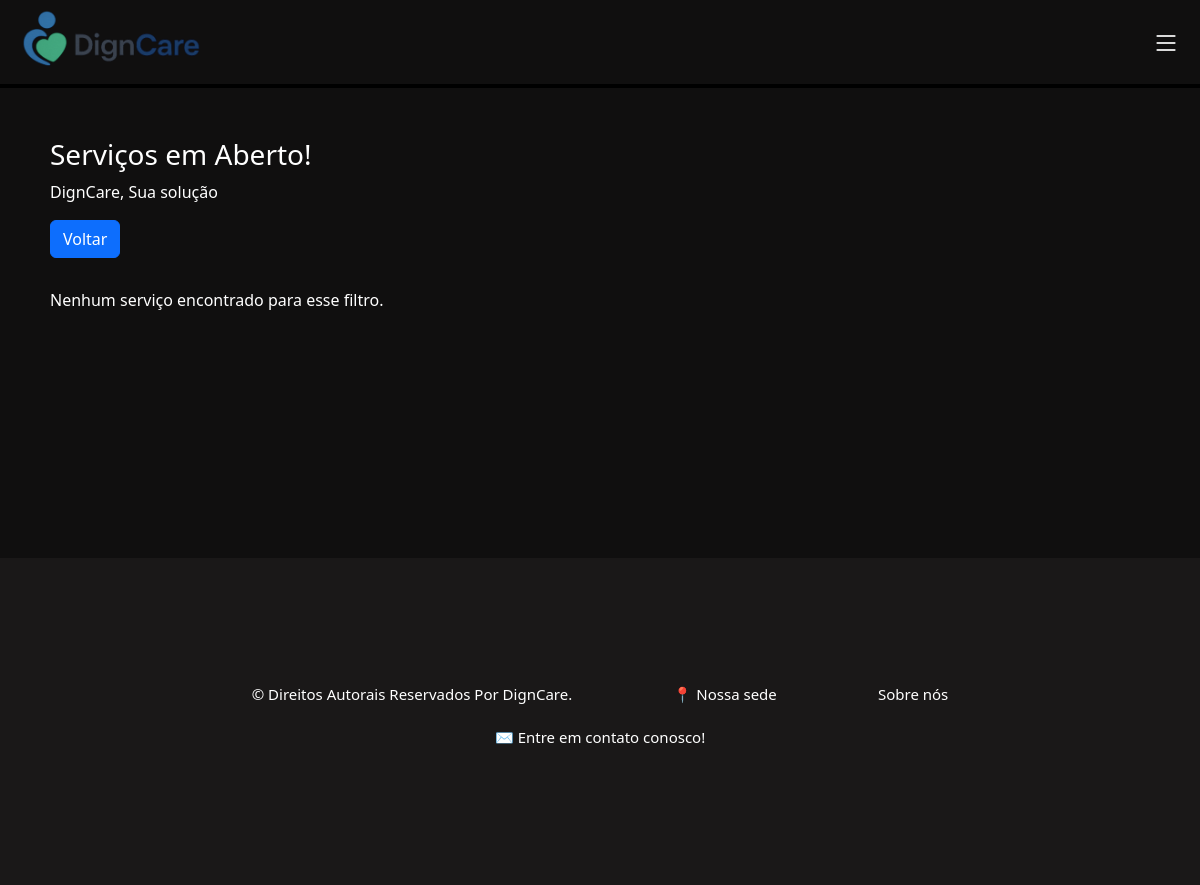
The page /html/servicos_abertos.php?filtro=1 (signed in) on the database as committed earlier.
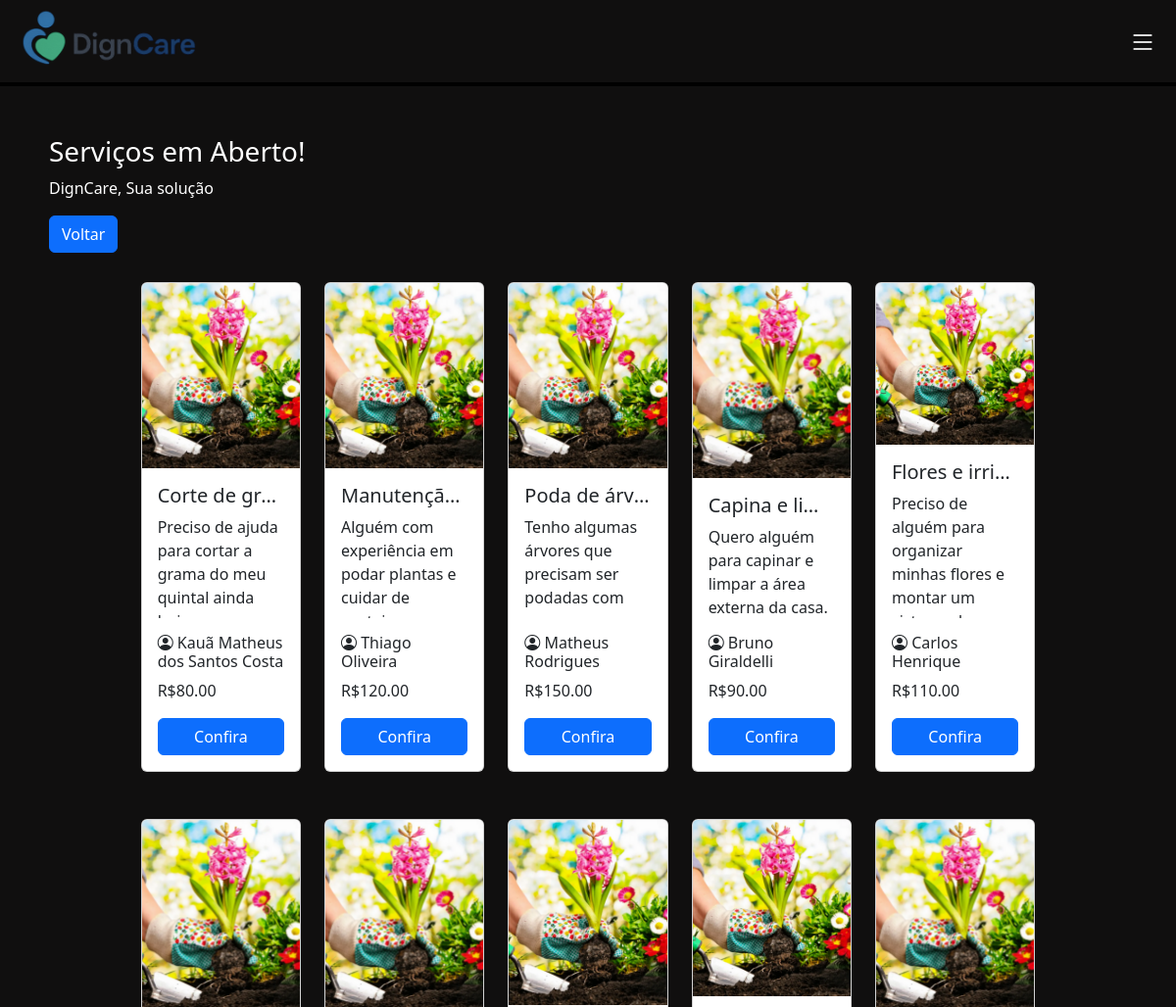
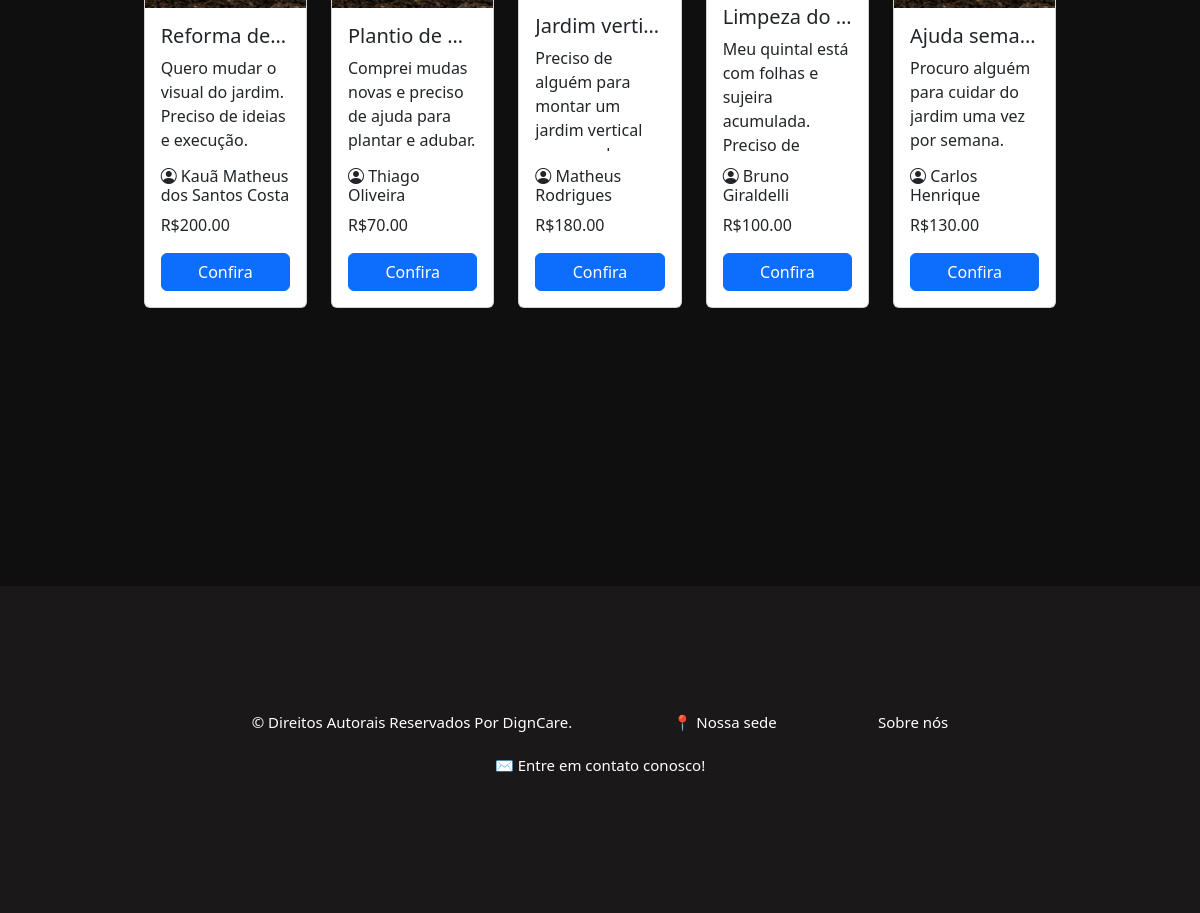
The same page on the database as committed later (2 pictures, top to bottom).
### tables this page shows
CREATE TABLE `servico` (
  `servico_id` int NOT NULL AUTO_INCREMENT,
  `user_id_contratante` int NOT NULL,
  `user_id_contratado` int DEFAULT NULL,
  `local_id` int DEFAULT NULL,
  `tipoServico_id` int NOT NULL,
  `servico_data_criado` date DEFAULT NULL,
  `servico_data_realizado` date DEFAULT NULL,
  `avaliacao_id` int DEFAULT NULL,
  `servico_titulo` varchar(45) NOT NULL,
  `servico_descricao` varchar(250) DEFAULT NULL,
  `servico_valor` decimal(10,2) NOT NULL,
  PRIMARY KEY (`servico_id`),
  KEY `user_id_contratante_idx` (`user_id_contratante`),
  KEY `user_id_contratado_idx` (`user_id_contratado`),
  KEY `local_id_idx` (`local_id`),
  KEY `tipoServico_id_idx` (`tipoServico_id`),
  KEY `avaliacao_id_idx` (`avaliacao_id`),
  CONSTRAINT `fk_avaliacao_id` FOREIGN KEY (`avaliacao_id`) REFERENCES `avaliacao` (`avaliacao_id`)
);

CREATE TABLE `usuario` (
  `usr_id` int NOT NULL AUTO_INCREMENT,
  `usr_nome` varchar(50) NOT NULL,
  `usr_cpf` varchar(45) NOT NULL,
  `usr_idade` int DEFAULT NULL,
  `usr_tipo` varchar(45) DEFAULT NULL,
  `usr_email` varchar(45) NOT NULL,
  `usr_senha` varchar(100) NOT NULL,
  `tipoServico_id` int DEFAULT NULL,
  `avaliacao_id` int DEFAULT NULL,
  `usr_descricao` varchar(250) DEFAULT NULL,
  PRIMARY KEY (`usr_id`),
  UNIQUE KEY `usr_cpf_UNIQUE` (`usr_cpf`),
  UNIQUE KEY `usr_email_UNIQUE` (`usr_email`),
  KEY `tipoServico_id_idx` (`tipoServico_id`),
  KEY `avaliacao_id_idx` (`avaliacao_id`),
  CONSTRAINT `avaliacao_id` FOREIGN KEY (`avaliacao_id`) REFERENCES `avaliacao` (`avaliacao_id`),
  CONSTRAINT `tipoServico_id` FOREIGN KEY (`tipoServico_id`) REFERENCES `tiposervico` (`tipoServico_id`)
);

### html/servicos_abertos.php (the view, shortened to what this page needs)
<!DOCTYPE html>
<html lang="pt-br">
<head>
    <link rel="stylesheet" href="/CSS/serviços_abertos.css">
    <link href="https://cdn.jsdelivr.net/npm/bootstrap@5.3.6/dist/css/bootstrap.min.css" rel="stylesheet"
>
    <link rel="stylesheet" href="https://cdn.jsdelivr.net/npm/bootstrap-icons@1.10.5/font/bootstrap-icons.css">
</head>
<body class="fundo">
  <header>
    <nav class="navbar borda">
      <div class="nav justify-content-start">
        <a href="/html/home.php"><img class="mexe" src="/img/logo_horizontal.png" alt="logo" width="225"></a>
      </div>
      <div class="menu-icon" type="sidbar" data-bs-toggle="offcanvas" data-bs-target="#offcanvasRight" aria-controls="offcanvasRight"><i class="bi bi-list fs-3 iconscss"></i></div>
    </nav>
  </header>
    <section style="margin: 50px;">
    <div class="textcolor" style="margin-bottom: 30px;">
        <h3>Serviços em Aberto!</h3>
        <p>DignCare, Sua solução</p>
        <a href="/html/home_prestador.php" class="btn btn-primary">Voltar</a>
    </div>
    <?php
    require_once '../php/conecta_bd.php';
    $filtro = isset($_GET['filtro']) ? intval($_GET['filtro']) : 0;
    try {
        if ($filtro === 0) {
            echo '<p class="textcolor">Nenhum serviço encontrado para esse filtro.</p>';
        } else {
            $sql = "SELECT s.*, u.usr_nome
                    FROM servico s
                    JOIN usuario u ON s.user_id_contratante = u.usr_id
                    WHERE s.tipoServico_id = :filtro AND s.user_id_contratado IS NULL";
            $stmt = $pdo->prepare($sql);
            $stmt->execute(['filtro' => $filtro]);
            $servicos = $stmt->fetchAll(PDO::FETCH_ASSOC);
            if (count($servicos) > 0) {
                $imagens = [
                    1 => '../img/jardinagem.png',
                    2 => '../img/baba.png',
                    3 => '../img/Limpeza.png',
                    4 => '../img/cozinheiro.png',
                    5 => '../img/cuidadora.png',
                    6 => '../img/manutencao.png',
                    7 => '../img/pets.png',
                    8 => '../img/tutora.png'
                ];
                echo '<div class="row g-4 mb-5 justify-content-center">';
                $contador = 0;
                foreach ($servicos as $servico) {
                    $imagemServico = $imagens[$servico['tipoServico_id']] ?? 'default.jpg';
                    echo '
                        <div class="col-md-2">
                            <div class="card h-100" style="height: 100%; max-height: 500px; min-height: 500px; display: flex; flex-direction: column;">
                                <img id="imagemCategoria" src="' . $imagemServico . '" alt="Imagem da Categoria" class="card-img-top" style="height: 200px; object-fit: cover;">
                                <div class="card-body d-flex flex-column" style="overflow: hidden;">
                                    <h5 class="card-title text-truncate" title="' . htmlspecialchars($servico["servico_titulo"]) . '">
                                        ' . htmlspecialchars($servico["servico_titulo"]) . '
                                    </h5>
                                    <p class="card-text" style="flex: 1; overflow: hidden; text-overflow: ellipsis;">
                                        ' . htmlspecialchars($servico["servico_descricao"]) . '
                                    </p>
                                    <h6><i class="bi bi-person-circle"></i> ' . htmlspecialchars($servico["usr_nome"]) . '</h6>
                                    <p>R$' . htmlspecialchars($servico["servico_valor"]) . '</p>
                                    <a href="/php/aceitar_servico.php?servico_id=' . $servico["servico_id"] . '" class="btn btn-primary mt-auto">Confira</a>
                                </div>
                            </div>
                        </div>
                    ';
                    $contador++;
                    if ($contador % 5 === 0 && $contador < count($servicos)) {
                        echo '</div><div class="row g-4 mb-5 justify-content-center">';
                    }
                }
                echo '</div>';
            } else {
                echo '<p class="textcolor">Nenhum serviço encontrado para esse filtro.</p>';
            }
        }
    } catch (PDOException $e) {
        echo "Erro ao buscar serviços: " . $e->getMessage();
    }
    ?>
</section>
    <footer class="texto">
        <p class="mexe">&copy; Direitos Autorais Reservados Por DignCare.</p>
        <p ><a class="mexe" href="https://maps.app.goo.gl/9GVxGAeCZJMZK6yYA" target="_blank">📍 Nossa sede</a></p>
        <p ><a class="mexe" href="/html/sobre.php">Sobre nós</a></p>
        <p ><a class="mexe" href="mailto:digncare@gmail.com">✉ Entre em contato conosco!</a></p>
    </footer>
</body>
</html>

### CSS/serviços_abertos.css (style rules this page uses)
body { opacity: 0; transition: opacity 0.5s ease-in; }
body.loaded { opacity: 1; }
.fundo { background-color: rgba(16, 15, 15, 1) !important; }
.borda { border-bottom: 4px solid black; }
.textcolor { color: white !important; }
.mexe { transition: transform 0.3s ease; }
.iconscss { color:white; }
footer { margin-top: 15%; padding: 10%; background-color: rgb(26, 24, 24) ; text-align: center; }
footer > a, a:link, a:visited, a:active { text-decoration: none; color: white; }
.iconscss { font-size: 30px; color:white; margin-right: 20px; }
.texto { color: white !important; font-size: 20px !important; }

### CSS/corpo_padrao.css (style rules this page uses)
html, body { height: 100%; margin: 0; padding: 0; display: flex; flex-direction: column; }
body { opacity: 0; transition: opacity 0.5s ease-in; }
body.loaded { opacity: 1; }
.fundo { background-color: rgba(16, 15, 15, 1) !important; }
.borda { border-bottom: 4px solid black; }

### CSS/footer.css (style rules this page uses)
footer { margin-top: 10%; padding: 1%; background-color: rgb(26, 24, 24) ; text-align: center; }
footer>p { padding-inline: 5%; display: inline-flex; font-size: 15px !important; }
footer > a, a:link, a:visited, a:active { text-decoration: none; color: white; }
.texto { color: white !important; font-size: 20px !important; }

Rows that differ between the two databases and show on the page:
added servico: servico_titulo "Corte de gr…", servico_descricao "Preciso de ajuda para cortar a grama do meu quintal ainda…", usuario.usr_nome "Kauã Matheus dos Santos Costa", servico_valor "80.00"
added servico: servico_titulo "Manutençã…", servico_descricao "Alguém com experiência em podar plantas e cuidar de…", usuario.usr_nome "Thiago Oliveira", servico_valor "120.00"
added servico: servico_titulo "Poda de árv…", servico_descricao "Tenho algumas árvores que precisam ser podadas com…", usuario.usr_nome "Matheus Rodrigues", servico_valor "150.00"
added servico: servico_titulo "Capina e li…", servico_descricao "Quero alguém para capinar e limpar a área externa da casa.", usuario.usr_nome "Bruno Giraldelli", servico_valor "90.00"
added servico: servico_titulo "Flores e irri…", servico_descricao "Preciso de alguém para organizar minhas flores e montar um…", usuario.usr_nome "Carlos Henrique", servico_valor "110.00"
added servico: servico_titulo "Reforma de…", servico_descricao "Quero mudar o visual do jardim. Preciso de ideias e execução.", usuario.usr_nome "Kauã Matheus dos Santos Costa", servico_valor "200.00"
added servico: servico_titulo "Plantio de…", servico_descricao "Comprei mudas novas e preciso de ajuda para plantar e adubar.", usuario.usr_nome "Thiago Oliveira", servico_valor "70.00"
added servico: servico_titulo "Jardim verti…", servico_descricao "Preciso de alguém para montar um jardim vertical…", usuario.usr_nome "Matheus Rodrigues", servico_valor "180.00"
added servico: servico_titulo "Limpeza do…", servico_descricao "Meu quintal está com folhas e sujeira acumulada.…", usuario.usr_nome "Bruno Giraldelli", servico_valor "100.00"
added servico: servico_titulo "Ajuda sema…", servico_descricao "Procuro alguém para cuidar do jardim uma vez por semana.", usuario.usr_nome "Carlos Henrique", servico_valor "130.00"
Other text that changed with them:
text no longer shown: "Nenhum serviço encontrado para esse filtro."
